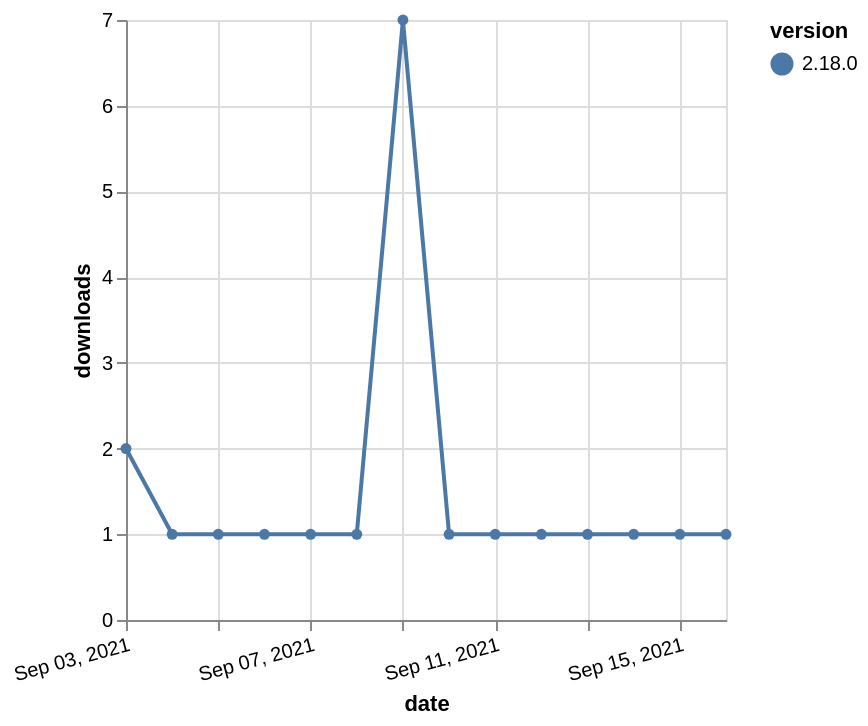

The specification (Vega-Lite) saved for this image:
### Vega-Lite specification from a JSON file in a GitHub repository (floating-point values rounded to 4 significant figures)
{"$schema": "https://vega.github.io/schema/vega-lite/v5.json", "description": "A simple bar chart with embedded data.", "data": {"values": [{"date": "2021-09-03", "total": 523, "delta": 2, "version": "2.18.0"}, {"date": "2021-09-04", "total": 524, "delta": 1, "version": "2.18.0"}, {"date": "2021-09-05", "total": 525, "delta": 1, "version": "2.18.0"}, {"date": "2021-09-06", "total": 526, "delta": 1, "version": "2.18.0"}, {"date": "2021-09-07", "total": 527, "delta": 1, "version": "2.18.0"}, {"date": "2021-09-08", "total": 528, "delta": 1, "version": "2.18.0"}, {"date": "2021-09-09", "total": 535, "delta": 7, "version": "2.18.0"}, {"date": "2021-09-10", "total": 536, "delta": 1, "version": "2.18.0"}, {"date": "2021-09-11", "total": 537, "delta": 1, "version": "2.18.0"}, {"date": "2021-09-12", "total": 538, "delta": 1, "version": "2.18.0"}, {"date": "2021-09-13", "total": 539, "delta": 1, "version": "2.18.0"}, {"date": "2021-09-14", "total": 540, "delta": 1, "version": "2.18.0"}, {"date": "2021-09-15", "total": 541, "delta": 1, "version": "2.18.0"}, {"date": "2021-09-16", "total": 542, "delta": 1, "version": "2.18.0"}]}, "width": "container", "mark": {"type": "line", "point": {"filled": true}}, "encoding": {"x": {"field": "date", "type": "temporal", "timeUnit": "yearmonthdate", "title": "date", "axis": {"labelAngle": -15}}, "y": {"field": "delta", "type": "quantitative", "title": "downloads"}, "color": {"field": "version", "type": "nominal"}, "tooltip": {"field": "delta"}}}
